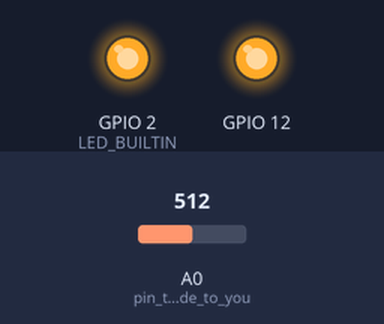
The sketch below on a simulated ESP8266 (NodeMCU). Parts: output pins drawn as LEDs (lit = HIGH, except the on-board LED, lit = LOW). The inputs (shaded band) are chosen by the test bench; at power-on: A0 (pin_that_will_fade_to_you) = 512. WiFi joins after 1.5 s; servers stay silent unless stated; random numbers use the default seed unless the sketch sets one; what the sketch prints to the serial monitor is not drawn.

Above: at 0.1 s.
At 0.7 s:
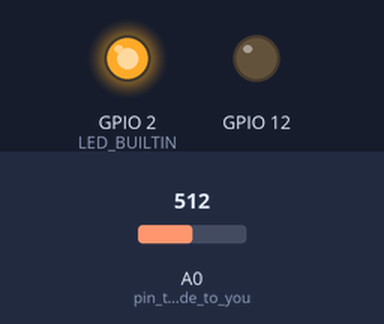
Timing chart, 0 to 2.2 s (numbered marks = the images above):
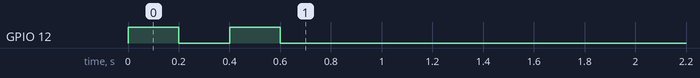

The sketch:

HeartMonitor_v2.ino
```cpp
#include "vibration.h"
#include "heartbeat_measure.h"
#include "connexionToServer.h"

const int clientID = 2;
const int otherClientID = clientID/2*2+(clientID+1)%2;

int extrapolateDataFromServer(int in)
{
  int minimum = 20; //P=5s
  if(in<60) return minimum;
  if(in>=60&&in <80) return minimum + (minimum* ((double) in-60)/20);// 2*minimum at 80; P=2.5)
  if(in>=80&& in <110) return minimum*2 + (minimum* 2*((double) in-(double)80)/(double)30);
  if(in>=110) return minimum*4;
}


void setup() {
 Serial.begin(115200);

 pinMode(LED_BUILTIN,OUTPUT);
 digitalWrite(LED_BUILTIN, LOW);
 Serial.println(otherClientID);
 pinMode(12, OUTPUT);

  for(int i = 0; i<clientID; i++){
    digitalWrite(12, HIGH);
    delay(200);
    digitalWrite(12, LOW);
    delay(200);
  }

  pinMode(A0,INPUT);          // pin that will fade to your heartbeat!
}


 int startTimeOfNextVibration=2000;


void loop()
{
  turnOffVibration();
  while(true)
  {
    int myBPM =0;
    bool isBPMCoherentEnoughForBeingShared = false;
    bool resetTime = random(1000)==0;
    if(resetTime)
    {
      Serial.println("RESET!");

    }
          delay(10);
    senseBPM(myBPM, isBPMCoherentEnoughForBeingShared, resetTime);
  int dataFromServer=0;


   dataFromServer=updateDataWithServer(
    clientID,
    otherClientID,
    myBPM,
    startTimeOfNextVibration);

  if(dataFromServer>0 &&
 !isOutOfSync)
    startTimeOfNextVibration= updateVibration(extrapolateDataFromServer(dataFromServer));
  else
  {
    //Serial.println("No server");
    turnOffVibration();
  }
  }
}
```

connexionToServer.h
```cpp
#include <ESP8266WiFi.h>

#define DURATION_SEND_CYCLE 20000
//const char* ssid = "CLONES";
const char* ssid = "dept-info";
 WiFiClient      TKDClient;
  int             TKDServerPort  = 9001;
  //IPAddress       TKDServer(192,168,0,250);
  IPAddress       TKDServer(192,168,153,250);

bool isConnectingToAP;

void printWifiStatus() {
  // print the SSID of the network you're attached to:
  Serial.print("SSID: ");
  Serial.println(WiFi.SSID());

  // print your WiFi shield's IP address:
  IPAddress ip = WiFi.localIP();
  Serial.print("IP Address: ");
  Serial.println(ip);

  // print the received signal strength:
  long rssi = WiFi.RSSI();
  Serial.print("signal strength (RSSI):");
  Serial.print(rssi);
  Serial.println(" dBm");
}

bool isConnectedToAP()
{
  return WiFi.status() == WL_CONNECTED;
}

  void initiateConnectionToAP(int clientID)
  {
    //IPAddress ip(192,168,0,200+clientID);
    IPAddress ip(192,168,153,100+clientID);

    IPAddress gateway(192,168,0,1);
    IPAddress subnet(255,255,255,0);
    WiFi.config(ip, gateway, subnet);

    //WiFi.begin(ssid, password);
    WiFi.begin(ssid);

  isConnectingToAP=true;
  }

  boolean isConnectedToServer()
  {
      return TKDClient.connected();
  }

  void connectToServer()
{
 /*TKDClient.stop();

    // If Sucessfully Connected Send Connection Message
    while(! */
    TKDClient.connect(TKDServer, TKDServerPort);
   /* )
    {
      Serial.print("!");
    }
    */
}

void sendDataAndRequestToServer(int clientID,
int myValue,
int otherID
)
{

  TKDClient.println
  (
    String(clientID)+
    ","+
    String(myValue)+
    ","+
    String(otherID)
  );
}

int receiveDataFromServer()
{
  int otherValue = -2;
  while(TKDClient.available())
       {
          String message = TKDClient.readStringUntil('\r');
          Serial.println("Received message:"+message);
          TKDClient.flush();
          if(message.equals("Disconnected"))
            otherValue = -1;
          else otherValue = message.toInt();
       }
   return otherValue;
}

int nextTimeToAcquireData = millis();
bool isTimeToUpdateData()
{
  return millis() > nextTimeToAcquireData;
}

bool hasReceivedDataFromServer()
{
  return TKDClient.available();
}


int dataOfOther = -1;
bool isWifiAwaken = false;
int timeAtWhichTheRequestHasBeenSent;
bool hasSentUpdateAndRequestedData=false;
bool isConnectingToServer= true;

bool isOutOfSync = false;

void resetSending()
{
  nextTimeToAcquireData = millis()+DURATION_SEND_CYCLE;
  hasSentUpdateAndRequestedData = false;
  TKDClient.stop();
  isConnectingToServer= true;
  isOutOfSync = false;
}

int updateDataWithServer
(int myID, int otherID,int myValue,
  int timeBeforeCriticalPath)
{
  if(timeBeforeCriticalPath<500) return dataOfOther;

     yield();
  if(isTimeToUpdateData())
  {
    if(nextTimeToAcquireData+DURATION_SEND_CYCLE*3<millis())
    {
      resetSending();
      isOutOfSync = true;
    }
    if(!isWifiAwaken)
    {
      WiFi.forceSleepWake();
      isWifiAwaken = true;
    }

    if( !isConnectingToAP&& !isConnectedToAP())
    {
       initiateConnectionToAP(myID);
           Serial.println("Updating");

    }

    if(isConnectingToAP&& !isConnectedToAP())
    {
      return dataOfOther;
    }


    if(isConnectingToAP)
    {
      isConnectingToAP = false;
      printWifiStatus();
    }


    while(!isConnectedToServer())
    {
      connectToServer();
      return dataOfOther;
    }

    if(!hasSentUpdateAndRequestedData)
    {

        sendDataAndRequestToServer(myID, myValue, otherID);
        timeAtWhichTheRequestHasBeenSent = millis();
        hasSentUpdateAndRequestedData=true;
        Serial.println("Warned server");
    }


  /* if(hasSentUpdateAndRequestedData && !hasReceivedDataFromServer())
    {
      return dataOfOther;
    }*/
yield();

   /* while(!hasReceivedDataFromServer())
      yield();*/
  Serial.println("Receiving data from server");
    int temp = receiveDataFromServer();
    if(temp==-2) return dataOfOther;
    else dataOfOther = temp;

    WiFi.disconnect();
    WiFi.forceSleepBegin();
   isWifiAwaken=false;

  resetSending();
  }
  return dataOfOther;
}
```

heartbeat_measure.h
```cpp
bool wasSignalCoherentLastTime=false;
long expectedPeakHeight = 0;
long nbBeatsSinceLastReset = 0;
long timeStartLastReset=millis();
long timeStartCoherentSignal=millis();
bool wasSignalIncoherentLastRound=false;

long timeLastTimeSignalWasCoherentEnoughForUpdatingBPM = -100000;

long lastTimeValidBeatingWasCounted = millis();
long timeForSensingNextInput = millis();

int lastCoherentBPM=0;


bool hasSignalBeenCoherentForLongEnoughForUpdatingBPM()
{
  return timeStartCoherentSignal + 10000 < millis();
}

bool hasSignalBeenIncoherentForTooLong()
{
  return (millis() - timeLastTimeSignalWasCoherentEnoughForUpdatingBPM > 60000 );
}

void setSignalAsIncoherent()
{
    wasSignalCoherentLastTime = false;
    timeStartCoherentSignal = millis();
    nbBeatsSinceLastReset = 0;
    timeStartLastReset=millis();

}


int getBPMSinceLastReset()
{
  if((millis() - timeStartLastReset)/ 1000 == 0)
    return 0;
  return (nbBeatsSinceLastReset*60*1000) / (millis() - timeStartLastReset);
}


bool isHigh(int x)
{
  return x>expectedPeakHeight*0.90 && x>100;
}

void checkCoherence()
{
  if(millis()-lastTimeValidBeatingWasCounted > 1500)
  {
    setSignalAsIncoherent();
  }

}

bool lastTimeWasHigh = false;

void senseBPM(int& lastStableBPM, bool& isBPMCoherentEnoughForBeingShared, bool reset){
  isBPMCoherentEnoughForBeingShared =
  !hasSignalBeenIncoherentForTooLong();

  lastStableBPM = lastCoherentBPM;


  if(reset)
  {
     setSignalAsIncoherent();
     lastCoherentBPM = -1;
  }


  if(timeForSensingNextInput > millis()) return;

  timeForSensingNextInput = millis()+10;

  //expected the peak height decreases as time passes, in case the peak height decreases over time
  expectedPeakHeight *=0.999;
  int x = analogRead(A0)-500;
  if(x>expectedPeakHeight)
    expectedPeakHeight = x;


   Serial.print(isBPMCoherentEnoughForBeingShared);
   Serial.print(" ");
   Serial.print(getBPMSinceLastReset());
   Serial.print(" ");
   Serial.print(lastCoherentBPM);
   Serial.print(" ");
   Serial.print(millis() - timeLastTimeSignalWasCoherentEnoughForUpdatingBPM);
   Serial.print(" ");


   if(hasSignalBeenCoherentForLongEnoughForUpdatingBPM())
     Serial.print("110 ");
     else Serial.print(min(110,((millis()-timeStartCoherentSignal)/10)));
   Serial.print(" ");

   Serial.println(" ");

   if( hasSignalBeenCoherentForLongEnoughForUpdatingBPM()&&
   millis() - timeStartLastReset > 10000)
   {
     lastCoherentBPM = getBPMSinceLastReset();

      timeLastTimeSignalWasCoherentEnoughForUpdatingBPM = millis();
   }


   checkCoherence();

    if(lastTimeWasHigh && !isHigh(x))
    {
          digitalWrite(LED_BUILTIN, HIGH);
          lastTimeWasHigh = false;
    }
    if(!lastTimeWasHigh && isHigh(x))
    {
      if(lastTimeValidBeatingWasCounted+250 > millis())
        setSignalAsIncoherent();


          digitalWrite(LED_BUILTIN, LOW);
          lastTimeWasHigh = true;
          lastTimeValidBeatingWasCounted = millis();


          int bpmAccordingToLastBeatSensed
               = 60000/ (millis() -lastTimeValidBeatingWasCounted);

          nbBeatsSinceLastReset++;
    }
}
```

vibration.h
```cpp
const int DURATION_VIBRATION_PER_CYCLE = 200;

int getDurationVibrationCycle(int averageBPM)
{
  return 60000/averageBPM;
}

long lastStartVibration=millis();
bool isVibrating = false;


void turnOffVibration()
{
  digitalWrite(12, LOW);
      isVibrating = false;
}

int updateVibration(int averageBPM)
{

  if(averageBPM<=0)
  {
    turnOffVibration();
    return 10000;
  }

  if(lastStartVibration+getDurationVibrationCycle(averageBPM)<millis())//time for a new cycle
  {
    lastStartVibration = millis();
    isVibrating = true;
    digitalWrite(12, HIGH);
    return 0;
  }
  if(isVibrating && millis() > lastStartVibration + DURATION_VIBRATION_PER_CYCLE)//time for stopping the vibration
  {
    turnOffVibration();
    return getDurationVibrationCycle(averageBPM)+lastStartVibration + DURATION_VIBRATION_PER_CYCLE- millis();
  }

  if(millis()
  <  DURATION_VIBRATION_PER_CYCLE+lastStartVibration+1)return 0;
  return getDurationVibrationCycle(averageBPM)+lastStartVibration + DURATION_VIBRATION_PER_CYCLE- millis();
}
```
